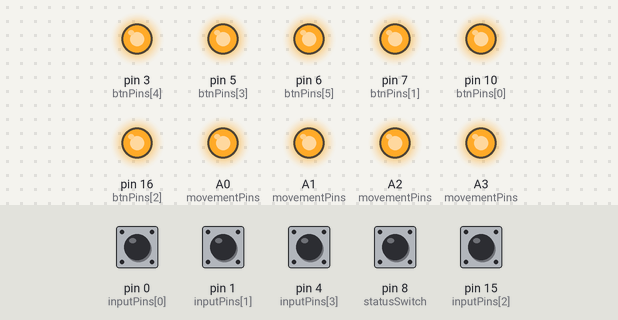
This program was run on a simulated SparkFun Pro Micro, built with avr-gcc and run on an emulated ATmega32U4. Shown: output pins drawn as LEDs (lit = HIGH). Dashed ring = blinking. Inputs (shaded band) come from the test bench; at power-on: pin 0 (inputPins[0]), pin 1 (inputPins[1]), pin 4 (inputPins[3]), pin 15 (inputPins[2]) HIGH, pin 8 (statusSwitch) LOW. Random numbers use the default seed unless the program sets one.

Above: at 1.2 s.
1.3 s: pin 0 (inputPins[0]) pulled LOW for 1 s
At 1.76 s:
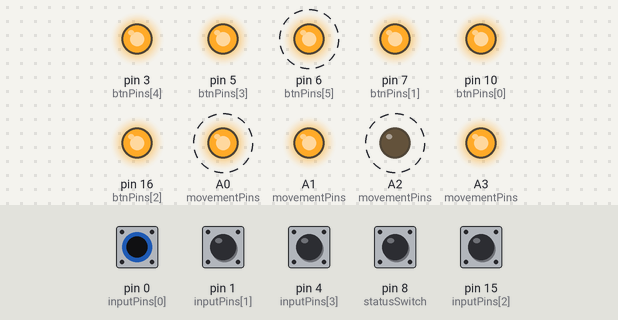
3.8 s: pin 4 (inputPins[3]) pulled LOW for 0.15 s
At 4.4 s:
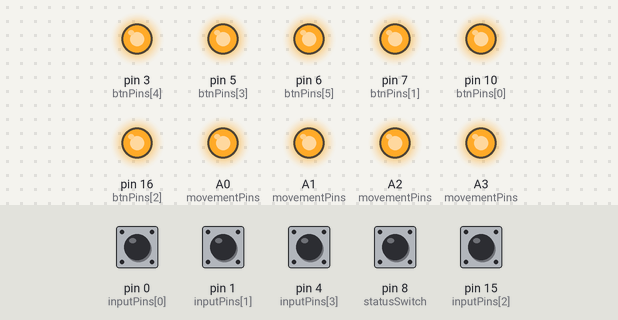
5.4 s: pin 1 (inputPins[1]) pulled LOW for 1 s
At 5.86 s:
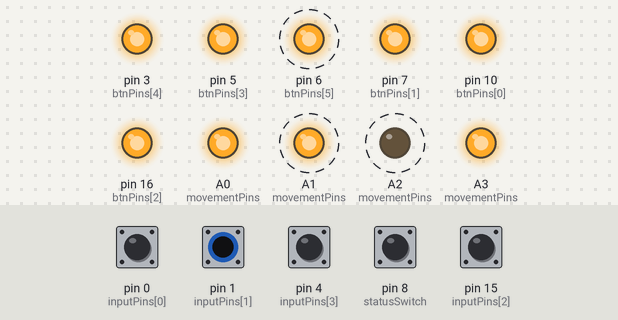
7.9 s: pin 0 (inputPins[0]) driven LOW and pin 1 (inputPins[1]) driven LOW
At 8.05 s:
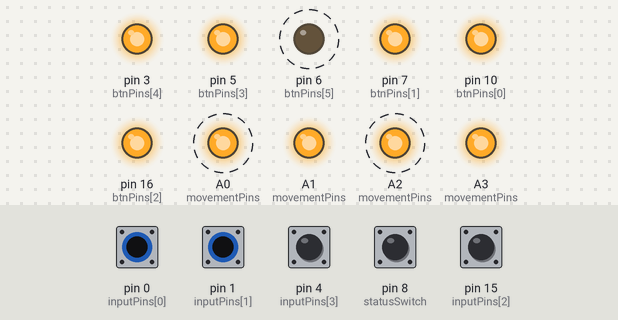
10.9 s: pin 0 (inputPins[0]) driven HIGH
At 13.1 s:
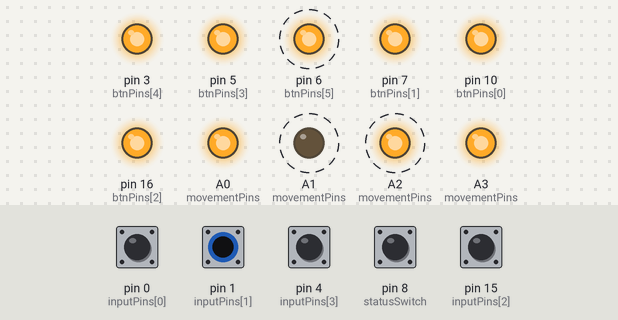
13.9 s: pin 0 (inputPins[0]) driven LOW
At 15.59 s:
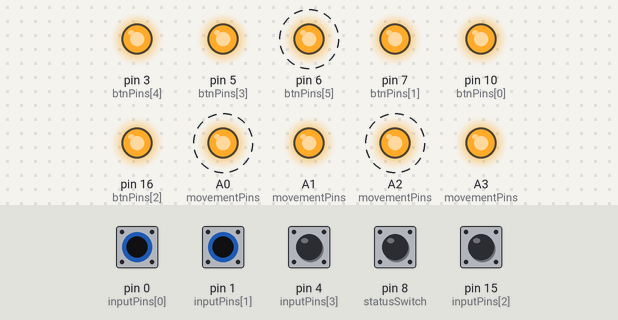
Timing chart, 0 to 17.9 s (numbered marks = the images above; inputs shaded):
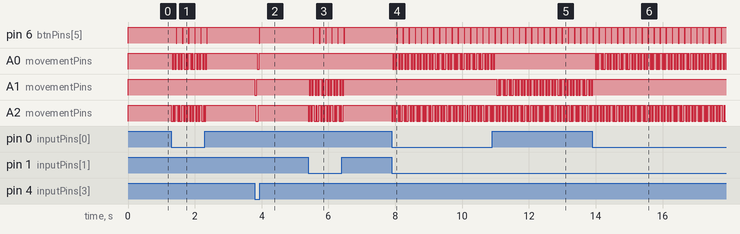

The program:

main.cpp
```cpp
#include "Actions.h"

// 3rd STRIKE  -----------------------------------------------
void karakusa(char direction){

  hc(invertedDirection(direction)); //half circle back
  pressButton(btnPins[5]); //HK
  delay(300);

}


void IIsuper(char direction){

  qc(direction);
  qc(direction);
  pressButton(btnPins[5]);

}
//----------------------------------------------------------------

// STRIVE --------------------------------------------------------

void parry(char direction){

  hc(invertedDirection(direction), true); //the true flag here just means it follows strive's half circle format (terminates forward)
  pressButton(btnPins[3]); //or is it 2 kekwait
  delay(30);

}

//----------------------------------------------------------------


void setup() {

  initializeButtons();
  randomSeed(millis()); //seed rng on startup

}

void loop() {

  //continuously seed rng? how resource intensive might that be? will it make a difference?
  //a more advanced humanization engine might need real time calculation - much to think about


  if(status()){

    if(buttonIsPressed(inputPins[0]))
      parry(left);
    else if(buttonIsPressed(inputPins[1]))
      parry(right);

  }

  else if(!status()){

    if(buttonIsPressed(inputPins[2]))
      karakusa(left);

    else if(buttonIsPressed(inputPins[3]))
      karakusa(right);

    if(buttonIsPressed(inputPins[0]))
      IIsuper(left);

    else if(buttonIsPressed(inputPins[1]))
      IIsuper(right);

  }


}
```

Actions.h
```cpp
#include "ButtonHandler.h"

void hc(char direction, bool finish = false){ //half circle that terminates in the direction that is passed in.
                        //so if you pass in right it will start from left and half-circle to the left
                        //hf-back should be inputted with the opposite direction the character is

    holdButton(invertedDirection(direction));
    delay(pressLength()); //6 or 4
    holdButton(down);
    delay(pressLength()); //3 or 1
    releaseButton(invertedDirection(direction));
    delay(pressLength()); //2
    holdButton(direction);
    delay(pressLength()); //1 or 3
    releaseButton(down);
    delay(pressLength()); //4 or 6
    releaseButton(direction);

    if(!finish)
        return;
    else if(finish){
        holdButton(invertedDirection(direction));
        delay(pressLength());
        releaseButton(invertedDirection(direction));
    }


}

void qc(char direction){ //quarter circle that terminates in the direction that is passed in

    holdButton(down);
    delay(pressLength()); //2
    holdButton(direction);
    delay(pressLength()); //3 or 1
    releaseButton(down);
    delay(pressLength()); //6 or 4
    releaseButton(direction);
    // delay(pressLength());

    // pressButton(down);
    // pressDoubleButton(down, direction);
    // pressButton(direction);

}

void dragonInput(char direction, int action){ //dragon input in the direction passed in, terminates with ability

    qc(direction);
    qc(direction);
    pressButton(btnPins[action]);

}
```

ButtonHandler.h
```cpp
#include "Latency.h" //look here for pressLength()


//     11 12 13  ------------- 6 0i 1i
//   ____________________________________
//  |                                    |
//  |   left  down          0  1  2  2i  |
//  |             right      3  4  5  3i |
//  |        up                          |
//  |                                    |
//  |____________________________________|
//
// numbers here refer to the index in btnPins array. btnPin[1] will call the arduino pin number of that button

//arduin pin ID's VVVVVVV
//movement buttons. declared explicitly so I can use them later as movement "vectors"
const char down = A2;
const char up = A3;
const char right = A1;
const char left = A0;

char inputPins[] = {0, 1, 15, 4};

char statusSwitch = 8; //placeholder pin value

char btnPins[] = {10, 7, 16, 5, 3, 6};

char movementPins[] = {up, down, left, right};

void initializeButtons(void){ //arduino pin settings and setting all btns HIGH

  for(unsigned int i = 0; i<sizeof(movementPins); i++){ //iterate through button array
    pinMode(movementPins[i], OUTPUT);
    digitalWrite(movementPins[i], HIGH);
  }

  for(unsigned int i = 0; i<sizeof(btnPins); i++){ //iterate through button array
    pinMode(btnPins[i], OUTPUT);
    digitalWrite(btnPins[i], HIGH);
  }

  for(unsigned int i = 0; i<sizeof(inputPins); i++)
    pinMode(inputPins[i], INPUT_PULLUP);

  pinMode(statusSwitch, INPUT); // has its own pullup resistors
}

void pressButton(char button){ //generic trivial button press function. Presses an button!

  digitalWrite(button, 0);
  delay(pressLength());
  digitalWrite(button, 1);
  delay(buttonTraverseTime());

  // ---- essay alert ----
  //this is a bit of a weird implementation. traverseTime can definitally be improved.
  //right now its basically just a pressLength but with different parameters.

  //A better version would probably get passed in some sort of modifier that allows one to
  //more easily control how long it takes the arduino to "traverse" to a different button.

  //though I hate to think about this, building a data set from ML would probably yield an engine
  //that sees more human-like traversal times rather than it revolving around a fixed value.

  //think about it: a human's reaction time is stronger in some situations and weaker in others.
  //a human going from btnPin[1] to btnPin[2] will see a lower traverseTime, where as from btnPin[1] to btnPin[8] is going to be higher.
  //but in a full combo, the traverse time is likely to be more uniform no matter the distance, because its a rehearsed action.
  //and even further, there may be deliberate lag between inputs by the human to more accuately time it.
  //---- end essay ----

}

void pressDoubleButton(char button1, char button2){ //generic trivial button pressfunction that supports pressing two buttons simultaneously

  digitalWrite(button1, 0);
  digitalWrite(button2, 0);
  delay(pressLength());
  digitalWrite(button1, 1);
  digitalWrite(button2, 1);
  delay(buttonTraverseTime());

}

void holdButton(char button, int length = 0){

  digitalWrite(button, 0);
  if(length > 0){
    delay(length);
    digitalWrite(button, 1);
  }

}

void holdDoubleButton(char button1, char button2, int length = 0){

  digitalWrite(button1, 0);
  digitalWrite(button2, 0);
  if(length > 0){
    delay(length);
    digitalWrite(button1, 1);
    digitalWrite(button2, 1);
  }

}

void releaseButton(char button){

  digitalWrite(button, 1);

}

char invertedDirection(char direction){ //idk how to do this without verbose conditional statements. shouts out to the compiler

  if(direction == up)
    return down;
  else if(direction == down)
    return up;

  if(direction == left)
    return right;
  else if(direction == right)
    return left;

  else
    return 0; //i have no clue if this is going to fuck something up
}

bool buttonIsPressed(char button){

  if(digitalRead(button))
    return false; //this is because the harness i created to hijack the buttons leads to an inverted pull-down style input from the perspective of the arduino
  else if(!digitalRead(button))
    return true; //this inversion just makes things a little bit easier to deal with when creating macros on the fly from main.cpp
  else
    return false; //fail-open state. if there is some sort of messup in the circuit the arduino will keep the virtual switch open(thus no logic executed)
                  //THEORETICALLY
}

bool status(void){

  if(digitalRead(statusSwitch))
    return true;
  else
    return false;

}
```

Latency.h
```cpp
#include <Arduino.h>

//This is a standard use library for the cheatbox that uses randomness to devate around a target value
//This is a precaution in the case that the game will pick up on perfect button inputs.
//
//- There is room for improvement here, while randomness is closer to human behavior than perfection,
//- human inputs are not random, the delay a human may input is a rather complex relationship between
//- variables in the game as well as physical stimuli. this would be more to the job of a NN or something
//- that is less predictable than a fixed % error rate.

const char TARGET_BUTTON_TRAVERSE = 18; //12ms rage, 70ms normal
const char ERROR_BUTTON_TRAVERSE = 4; //4 rage, 15 normal
const char TARGET_PRESS_LENGTH = 24; //18ms rage, 40 normal
const char ERROR_PRESS_LENGTH = 7; //7 rage, 55 normal

int roll(int min, int max){ //take a random value from between bounds min and max

  int output = min + (random() % static_cast<int>(max - min + 1)); //stolen from stackoverflow kekw
  return output;

}

int fuzzyInt(int _theoreticalValue, int range){ //fuzzy the target(theoretical) value, by adding on a percentage RNG error

  double percentErr = 0.01 * roll(-range,range);
  int calc = _theoreticalValue + (_theoreticalValue*percentErr);

  return calc; //return an integer because arduino sad :(

}

int buttonTraverseTime(){ //humanized transition time between pressing buttons in a string

  return fuzzyInt(TARGET_BUTTON_TRAVERSE, ERROR_BUTTON_TRAVERSE);

};

int pressLength(){ //humanized keystroke length

  return fuzzyInt(TARGET_PRESS_LENGTH, ERROR_PRESS_LENGTH);

};
```

Measured:
- after the input at 1.3 s, pin 6 (btnPins[5]): alternates HIGH for 0.16 s and LOW for 0.02 s, 12 changes in all, then stays HIGH, starting after 0.14 s; A0 (movementPins): alternates HIGH for 0.02 s and LOW for 0.05 s, 24 changes in all, then stays HIGH, starting at once
- after the input at 3.8 s, pin 6 (btnPins[5]): HIGH → LOW after 0.12 s, → HIGH 0.02 s later; A0 (movementPins): HIGH → LOW after 0.07 s, → HIGH 0.05 s later; A1 (movementPins): HIGH → LOW at once, → HIGH 0.05 s later; A2 (movementPins): HIGH → LOW at once, → HIGH 0.07 s later
- after the input at 5.4 s, pin 6 (btnPins[5]): alternates HIGH for 0.16 s and LOW for 0.02 s, 12 changes in all, then stays HIGH, starting after 0.14 s; A1 (movementPins), A2 (movementPins): alternates HIGH for 0.03 s and LOW for 0.05 s, 24 changes in all, then stays HIGH, starting at once
- after the input at 7.9 s, pin 6 (btnPins[5]): alternates HIGH for 0.16 s and LOW for 0.02 s, starting after 0.14 s; A0 (movementPins), A2 (movementPins): alternates HIGH for 0.04 s and LOW for 0.05 s, starting at once
- after the input at 10.9 s, A1 (movementPins): alternates HIGH for 0.03 s and LOW for 0.05 s, starting after 0.14 s
- after the input at 13.9 s, A0 (movementPins): alternates HIGH for 0.03 s and LOW for 0.05 s, starting after 0.08 s
